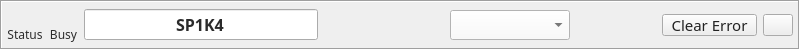
<?xml version="1.0" encoding="UTF-8"?>
<ui version="4.0">
 <class>Form</class>
 <widget class="QWidget" name="Form">
  <property name="geometry">
   <rect>
    <x>0</x>
    <y>0</y>
    <width>800</width>
    <height>50</height>
   </rect>
  </property>
  <property name="minimumSize">
   <size>
    <width>800</width>
    <height>50</height>
   </size>
  </property>
  <property name="maximumSize">
   <size>
    <width>800</width>
    <height>50</height>
   </size>
  </property>
  <property name="font">
   <font>
    <family>Sans Serif</family>
    <pointsize>11</pointsize>
   </font>
  </property>
  <property name="windowTitle">
   <string>State Positioner Row</string>
  </property>
  <widget class="QFrame" name="mainFrame">
   <property name="geometry">
    <rect>
     <x>0</x>
     <y>0</y>
     <width>800</width>
     <height>50</height>
    </rect>
   </property>
   <property name="frameShape">
    <enum>QFrame::Box</enum>
   </property>
   <property name="frameShadow">
    <enum>QFrame::Sunken</enum>
   </property>
   <property name="lineWidth">
    <number>1</number>
   </property>
   <layout class="QHBoxLayout" name="mainLayout">
    <property name="spacing">
     <number>6</number>
    </property>
    <property name="leftMargin">
     <number>5</number>
    </property>
    <property name="topMargin">
     <number>5</number>
    </property>
    <property name="rightMargin">
     <number>5</number>
    </property>
    <property name="bottomMargin">
     <number>5</number>
    </property>
    <item>
     <layout class="QVBoxLayout" name="statusIndicatorLayout">
      <property name="spacing">
       <number>2</number>
      </property>
      <item>
       <widget class="PyDMByteIndicator" name="statusIndicator">
        <property name="minimumSize">
         <size>
          <width>25</width>
          <height>25</height>
         </size>
        </property>
        <property name="maximumSize">
         <size>
          <width>25</width>
          <height>25</height>
         </size>
        </property>
        <property name="toolTip">
         <string>Overall Status - Green when OK, Red if error</string>
        </property>
        <property name="channel" stdset="0">
         <string>ca://SP1K4:FZP:STATE:ERROR_RBV</string>
        </property>
        <property name="showLabels" stdset="0">
         <bool>false</bool>
        </property>
        <property name="numBits" stdset="0">
         <number>1</number>
        </property>
        <property name="circles" stdset="0">
         <bool>true</bool>
        </property>
       </widget>
      </item>
      <item>
       <widget class="QLabel" name="statusLabel">
        <property name="font">
         <font>
          <family>Sans Serif</family>
          <pointsize>9</pointsize>
         </font>
        </property>
        <property name="styleSheet">
         <string notr="true">color: rgb(43, 43, 43);</string>
        </property>
        <property name="text">
         <string>Status</string>
        </property>
        <property name="alignment">
         <set>Qt::AlignCenter</set>
        </property>
       </widget>
      </item>
     </layout>
    </item>
    <item>
     <layout class="QVBoxLayout" name="busyIndicatorLayout">
      <property name="spacing">
       <number>2</number>
      </property>
      <item>
       <widget class="PyDMByteIndicator" name="busyIndicator">
        <property name="minimumSize">
         <size>
          <width>25</width>
          <height>25</height>
         </size>
        </property>
        <property name="maximumSize">
         <size>
          <width>25</width>
          <height>25</height>
         </size>
        </property>
        <property name="toolTip">
         <string>Busy - Shows when motor is moving</string>
        </property>
        <property name="channel" stdset="0">
         <string>ca://SP1K4:FZP:STATE:BUSY_RBV</string>
        </property>
        <property name="showLabels" stdset="0">
         <bool>false</bool>
        </property>
        <property name="numBits" stdset="0">
         <number>1</number>
        </property>
        <property name="circles" stdset="0">
         <bool>true</bool>
        </property>
       </widget>
      </item>
      <item>
       <widget class="QLabel" name="busyLabel">
        <property name="font">
         <font>
          <family>Sans Serif</family>
          <pointsize>9</pointsize>
         </font>
        </property>
        <property name="styleSheet">
         <string notr="true">color: rgb(43, 43, 43);</string>
        </property>
        <property name="text">
         <string>Busy</string>
        </property>
        <property name="alignment">
         <set>Qt::AlignCenter</set>
        </property>
       </widget>
      </item>
     </layout>
    </item>
    <item>
     <layout class="QVBoxLayout" name="deviceLabelLayout">
      <property name="spacing">
       <number>0</number>
      </property>
      <item>
       <widget class="QLineEdit" name="deviceLabel">
        <property name="minimumSize">
         <size>
          <width>100</width>
          <height>0</height>
         </size>
        </property>
        <property name="font">
         <font>
          <family>Sans Serif</family>
          <pointsize>12</pointsize>
          <weight>75</weight>
          <bold>true</bold>
         </font>
        </property>
        <property name="styleSheet">
         <string notr="true">color: rgb(43, 43, 43);</string>
        </property>
        <property name="text">
         <string>SP1K4</string>
        </property>
        <property name="alignment">
         <set>Qt::AlignCenter</set>
        </property>
       </widget>
      </item>
     </layout>
    </item>
    <item>
     <layout class="QVBoxLayout" name="stateReadbackLayout">
      <property name="spacing">
       <number>0</number>
      </property>
      <item>
       <widget class="PyDMLabel" name="stateReadback">
        <property name="minimumSize">
         <size>
          <width>120</width>
          <height>0</height>
         </size>
        </property>
        <property name="font">
         <font>
          <family>Sans Serif</family>
          <pointsize>11</pointsize>
         </font>
        </property>
        <property name="toolTip">
         <string>Current state</string>
        </property>
        <property name="styleSheet">
         <string notr="true">color: rgb(43, 43, 43);</string>
        </property>
        <property name="channel" stdset="0">
         <string>ca://SP1K4:FZP:STATE:GET_RBV</string>
        </property>
        <property name="alignment">
         <set>Qt::AlignCenter</set>
        </property>
       </widget>
      </item>
     </layout>
    </item>
    <item>
     <layout class="QVBoxLayout" name="stateSetpointLayout">
      <property name="spacing">
       <number>0</number>
      </property>
      <item>
       <widget class="PyDMEnumComboBox" name="stateSetpoint">
        <property name="minimumSize">
         <size>
          <width>120</width>
          <height>0</height>
         </size>
        </property>
        <property name="font">
         <font>
          <family>Sans Serif</family>
          <pointsize>11</pointsize>
         </font>
        </property>
        <property name="toolTip">
         <string>Select desired state</string>
        </property>
        <property name="styleSheet">
         <string notr="true">color: rgb(43, 43, 43); background-color: rgb(250, 250, 250);</string>
        </property>
        <property name="channel" stdset="0">
         <string>ca://SP1K4:FZP:STATE:SET</string>
        </property>
       </widget>
      </item>
     </layout>
    </item>
    <item>
     <layout class="QVBoxLayout" name="errorLayout">
      <property name="spacing">
       <number>0</number>
      </property>
      <item>
       <widget class="PyDMLabel" name="errorStatus">
        <property name="minimumSize">
         <size>
          <width>80</width>
          <height>0</height>
         </size>
        </property>
        <property name="font">
         <font>
          <family>Sans Serif</family>
          <pointsize>11</pointsize>
         </font>
        </property>
        <property name="toolTip">
         <string>Error ID</string>
        </property>
        <property name="styleSheet">
         <string notr="true">color: rgb(43, 43, 43);</string>
        </property>
        <property name="channel" stdset="0">
         <string>ca://SP1K4:FZP:STATE:ERRID_RBV</string>
        </property>
        <property name="alignment">
         <set>Qt::AlignCenter</set>
        </property>
       </widget>
      </item>
     </layout>
    </item>
    <item>
     <layout class="QVBoxLayout" name="clearErrorLayout">
      <property name="spacing">
       <number>0</number>
      </property>
      <item>
       <widget class="PyDMPushButton" name="clearErrorButton">
        <property name="minimumSize">
         <size>
          <width>95</width>
          <height>22</height>
         </size>
        </property>
        <property name="maximumSize">
         <size>
          <width>95</width>
          <height>22</height>
         </size>
        </property>
        <property name="font">
         <font>
          <family>Sans Serif</family>
          <pointsize>11</pointsize>
         </font>
        </property>
        <property name="toolTip">
         <string>Clear error state</string>
        </property>
        <property name="styleSheet">
         <string notr="true">color: rgb(34, 34, 34); background-color: rgb(238, 238, 238);</string>
        </property>
        <property name="text">
         <string>Clear Error</string>
        </property>
        <property name="channel" stdset="0">
         <string>ca://SP1K4:FZP:STATE:RESET</string>
        </property>
        <property name="pressValue" stdset="0">
         <string>1</string>
        </property>
       </widget>
      </item>
     </layout>
    </item>
    <item>
     <layout class="QVBoxLayout" name="expertLayout">
      <property name="spacing">
       <number>0</number>
      </property>
      <item>
       <widget class="PyDMShellCommand" name="expertButton">
        <property name="minimumSize">
         <size>
          <width>30</width>
          <height>22</height>
         </size>
        </property>
        <property name="maximumSize">
         <size>
          <width>30</width>
          <height>22</height>
         </size>
        </property>
        <property name="toolTip">
         <string>Open expert screen</string>
        </property>
        <property name="styleSheet">
         <string notr="true">color: rgb(34, 34, 34); background-color: rgb(238, 238, 238);</string>
        </property>
        <property name="text">
         <string/>
        </property>
        <property name="command" stdset="0">
         <string>pydm -m "P=SP1K4:FZP:STATE" state_expert.ui</string>
        </property>
       </widget>
      </item>
     </layout>
    </item>
   </layout>
  </widget>
 </widget>
 <customwidgets>
  <customwidget>
   <class>PyDMLabel</class>
   <extends>QLabel</extends>
   <header>pydm.widgets.label</header>
  </customwidget>
  <customwidget>
   <class>PyDMEnumComboBox</class>
   <extends>QComboBox</extends>
   <header>pydm.widgets.enum_combo_box</header>
  </customwidget>
  <customwidget>
   <class>PyDMPushButton</class>
   <extends>QPushButton</extends>
   <header>pydm.widgets.pushbutton</header>
  </customwidget>
  <customwidget>
   <class>PyDMShellCommand</class>
   <extends>QPushButton</extends>
   <header>pydm.widgets.shell_command</header>
  </customwidget>
  <customwidget>
   <class>PyDMByteIndicator</class>
   <extends>QWidget</extends>
   <header>pydm.widgets.byte</header>
  </customwidget>
 </customwidgets>
 <resources/>
 <connections/>
</ui>
